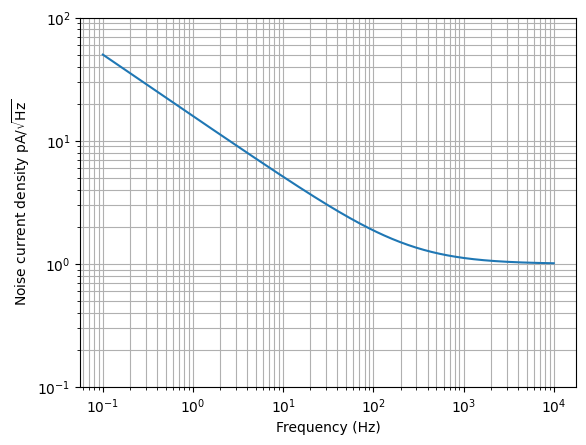

The script that drew this image:
from lcapy import f, sqrt
I = 1e-12 * sqrt(250 / f + 1)
ax = (I * 1e12).plot((-1, 4), loglog=True)
ax.grid(True, 'both')
ax.set_ylabel('Noise current density pA$\sqrt{\mathrm{Hz}}$')
ax.set_ylim(0.1, 100)

from matplotlib.pyplot import savefig
savefig(__file__.replace('.py', '.png'), bbox_inches='tight')
